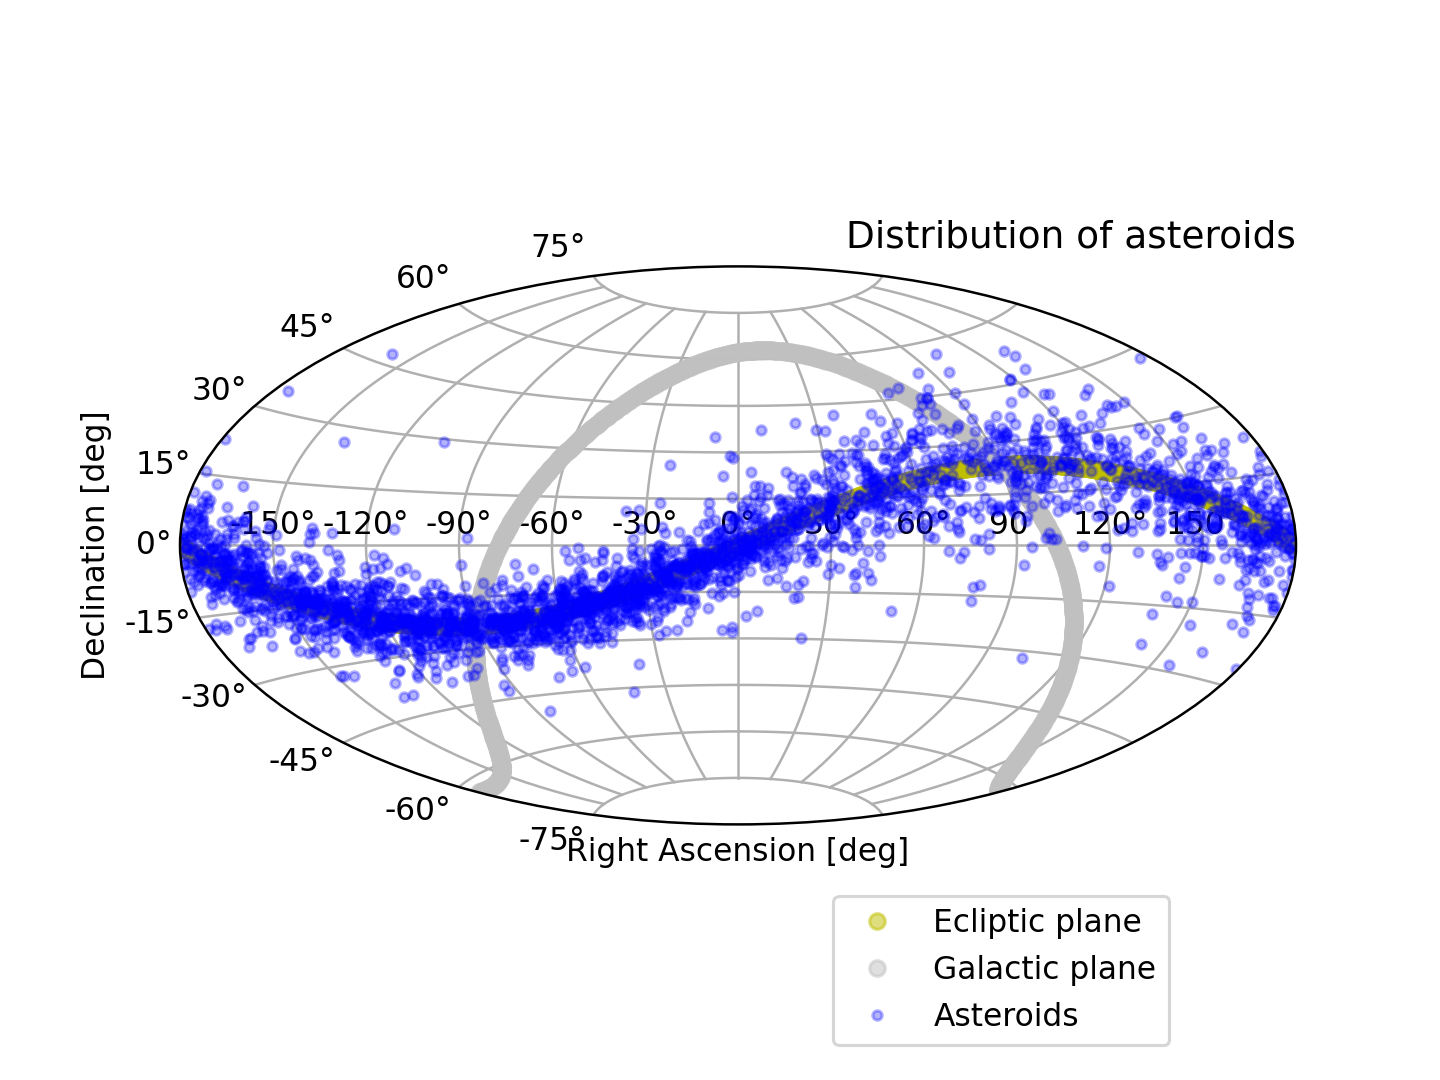

Python code for this plot:
#!/usr/pkg/bin/python3.9

#
# Time-stamp: <2022/11/20 20:17:52 (CST) daisuke>
#

# importing numpy module
import numpy

# importing astropy module
import astropy.coordinates
import astropy.time
import astropy.units

# importing astroquery module
import astroquery.jplhorizons

# importing matplotlib module
import matplotlib.figure
import matplotlib.backends.backend_agg

# output file name
file_output = 'ai202209_s10_00_14.png'

# units
u_deg = astropy.units.degree

# date/time
date = astropy.time.Time ('2023-01-01 00:00:00')

# number of asteroids to get position
n_asteroids = 3000

# making empty numpy arrays for storing data
data_ra_deg  = numpy.array ([])
data_dec_deg = numpy.array ([])

# processing for each asteroid
for i in range (1, n_asteroids + 1):
    # set-up a query for JPL Horizons
    query = astroquery.jplhorizons.Horizons (id=f"{i}", \
                                             id_type='smallbody', \
                                             epochs=date.jd)

    # fetching ephemeris of asteroid
    eph = query.ephemerides ()

    # priting RA and Dec of asteroid
    print (f"{eph['targetname'][0]:24s}:" \
           + f" (RA, Dec) = ({eph['RA'][0]:8.4f} deg," \
           + f" {eph['DEC'][0]:+8.4f} deg)")

    # RA in deg
    ra_deg = eph['RA'][0]
    if (ra_deg > 180.0):
        ra_deg -= 360.0

    # Dec in deg
    dec_deg = eph['DEC'][0]

    # appending data to numpy arrays
    data_ra_deg   = numpy.append (data_ra_deg, ra_deg)
    data_dec_deg = numpy.append (data_dec_deg, dec_deg)

# ecliptic plane
ecl_lon = numpy.linspace (0.001, 359.999, 1000) * u_deg
ecl_lat = numpy.zeros (1000) * u_deg
ecl_coord = astropy.coordinates.GeocentricMeanEcliptic (lon=ecl_lon, \
                                                        lat=ecl_lat, \
                                                        obstime=date)
ecl_ra  = ecl_coord.transform_to (astropy.coordinates.ICRS) \
                   .ra.wrap_at (180.0 * u_deg).radian
ecl_dec = ecl_coord.transform_to (astropy.coordinates.ICRS).dec.radian

# galactic plane
gal_lon = numpy.linspace (0.001, 359.999, 1000) * u_deg
gal_lat = numpy.zeros (1000) * u_deg
gal_coord = astropy.coordinates.Galactic (l=gal_lon, \
                                          b=gal_lat)
gal_ra  = gal_coord.transform_to (astropy.coordinates.ICRS) \
                   .ra.wrap_at (180.0 * u_deg).radian
gal_dec = gal_coord.transform_to (astropy.coordinates.ICRS).dec.radian

# making objects "fig" and "ax"
fig    = matplotlib.figure.Figure ()
canvas = matplotlib.backends.backend_agg.FigureCanvasAgg (fig)
ax     = fig.add_subplot (111, projection='aitoff')

# axes
ax.grid ()
ax.set_xlabel ('Right Ascension [deg]')
ax.set_ylabel ('Declination [deg]')

# title
text_title = f"Distribution of asteroids"
ax.set_title (text_title, loc='right')

# plotting data
ax.plot (ecl_ra, ecl_dec, \
         linestyle='None', marker='o', color='y', markersize=5, alpha=0.5, \
         label='Ecliptic plane')
ax.plot (gal_ra, gal_dec, \
         linestyle='None', marker='o', color='silver', markersize=5, \
         alpha=0.5, label='Galactic plane')
ax.plot (numpy.deg2rad (data_ra_deg), numpy.deg2rad (data_dec_deg), \
         linestyle='None', marker='o', color='b', markersize=3, alpha=0.3, \
         label='Asteroids')
ax.legend (bbox_to_anchor=(0.9, -0.1))

# saving file
fig.savefig (file_output, dpi=225)
